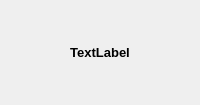
<?xml version="1.0" encoding="UTF-8"?>
<ui version="4.0">
 <class>infoWidget</class>
 <widget class="QWidget" name="infoWidget">
  <property name="geometry">
   <rect>
    <x>0</x>
    <y>0</y>
    <width>200</width>
    <height>105</height>
   </rect>
  </property>
  <property name="sizePolicy">
   <sizepolicy hsizetype="Fixed" vsizetype="Preferred">
    <horstretch>0</horstretch>
    <verstretch>0</verstretch>
   </sizepolicy>
  </property>
  <property name="maximumSize">
   <size>
    <width>200</width>
    <height>16777215</height>
   </size>
  </property>
  <property name="font">
   <font>
    <pointsize>10</pointsize>
   </font>
  </property>
  <property name="windowTitle">
   <string>Form</string>
  </property>
  <layout class="QHBoxLayout" name="horizontalLayout">
   <property name="spacing">
    <number>0</number>
   </property>
   <property name="margin">
    <number>1</number>
   </property>
   <item>
    <widget class="QLabel" name="infoLbl">
     <property name="sizePolicy">
      <sizepolicy hsizetype="Preferred" vsizetype="Preferred">
       <horstretch>0</horstretch>
       <verstretch>0</verstretch>
      </sizepolicy>
     </property>
     <property name="font">
      <font>
       <pointsize>10</pointsize>
       <weight>75</weight>
       <bold>true</bold>
      </font>
     </property>
     <property name="frameShape">
      <enum>QFrame::NoFrame</enum>
     </property>
     <property name="text">
      <string>TextLabel</string>
     </property>
     <property name="alignment">
      <set>Qt::AlignCenter</set>
     </property>
     <property name="wordWrap">
      <bool>true</bool>
     </property>
     <property name="textInteractionFlags">
      <set>Qt::NoTextInteraction</set>
     </property>
    </widget>
   </item>
  </layout>
 </widget>
 <resources/>
 <connections/>
</ui>
